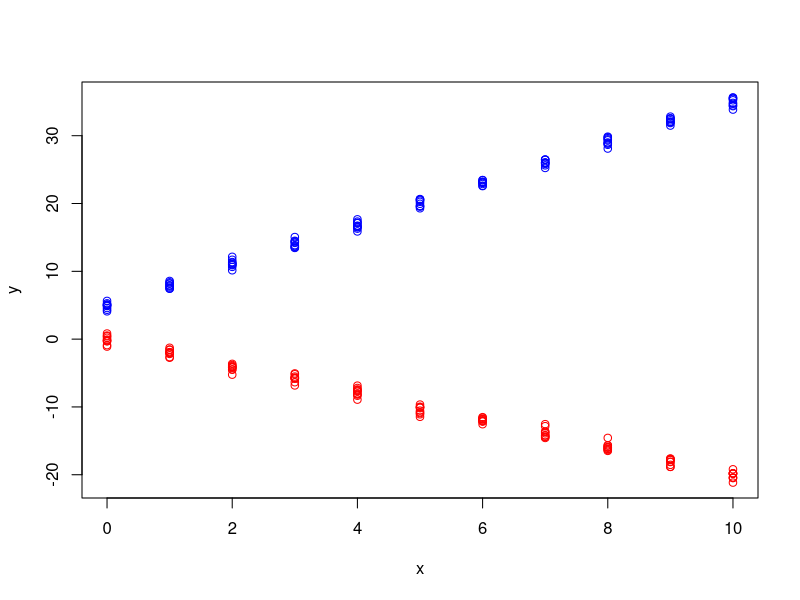

Reproduce this figure in R.
## simulate data to be recovered with linear regression

## Number of replicates, treatments, and predictor (x) range
nReps <- 10 # number of repliciates
nTreat <- 2
xMin <- 0
xMax <- 10
xBy <- 1

## x-values and names
sequence <- seq(from = xMin, to = xMax, by = xBy)
treatmentNames = letters[1:nTreat]

## Intercepts for each X
treatmentIntercept = c(0, 5)
names(treatmentIntercept) <- treatmentNames

## Slope
slopes = c( -2, 3)
names(slopes) <- treatmentNames

## Standard deviations
interceptSigma <- 0.5

## Create data
d <- data.frame(x =
                    rep(sequence, each = nReps, times = nTreat),
                x2name =
                    rep( treatmentNames, each = length(sequence) * nReps)
                )

for( index in treatmentNames){
    d$InterceptWithError[d$x2name == index] <- rnorm(n = length(sequence) * nReps, mean = treatmentIntercept[index],
                                          sd = interceptSigma)
    d$KnownIntercept[d$x2name == index] <- treatmentIntercept[index]
    d$KnownSlope[d$x2name == index] <- slopes[index]
}
head(d)

d$y <- d$InterceptWithError + d$x * d$KnownSlope

## Plot to see how it looks
pdf("simulatedData.pdf")
plotColors <- c("red", "blue", "black", "seagreen", "navyblue")[1:nTreat]
names(plotColors) <- treatmentNames
with(d, plot(x = x, y = y, type = 'n'))
for( index in treatmentNames){
    with(d[ d$x2name == index, ],
         points(x = x, y = y, col = plotColors[index]))
}
dev.off()
## Examine the outputs with a simple linear regression
sink("lm_of_simulated_data.txt")
summary(lm(y ~ x * x2name, data = d))
sink()

d$Index <- as.numeric(d$x2name)
d$stdDev = interceptSigma
write.csv(file = "simulatedData.csv", x = d, row.names = FALSE)
